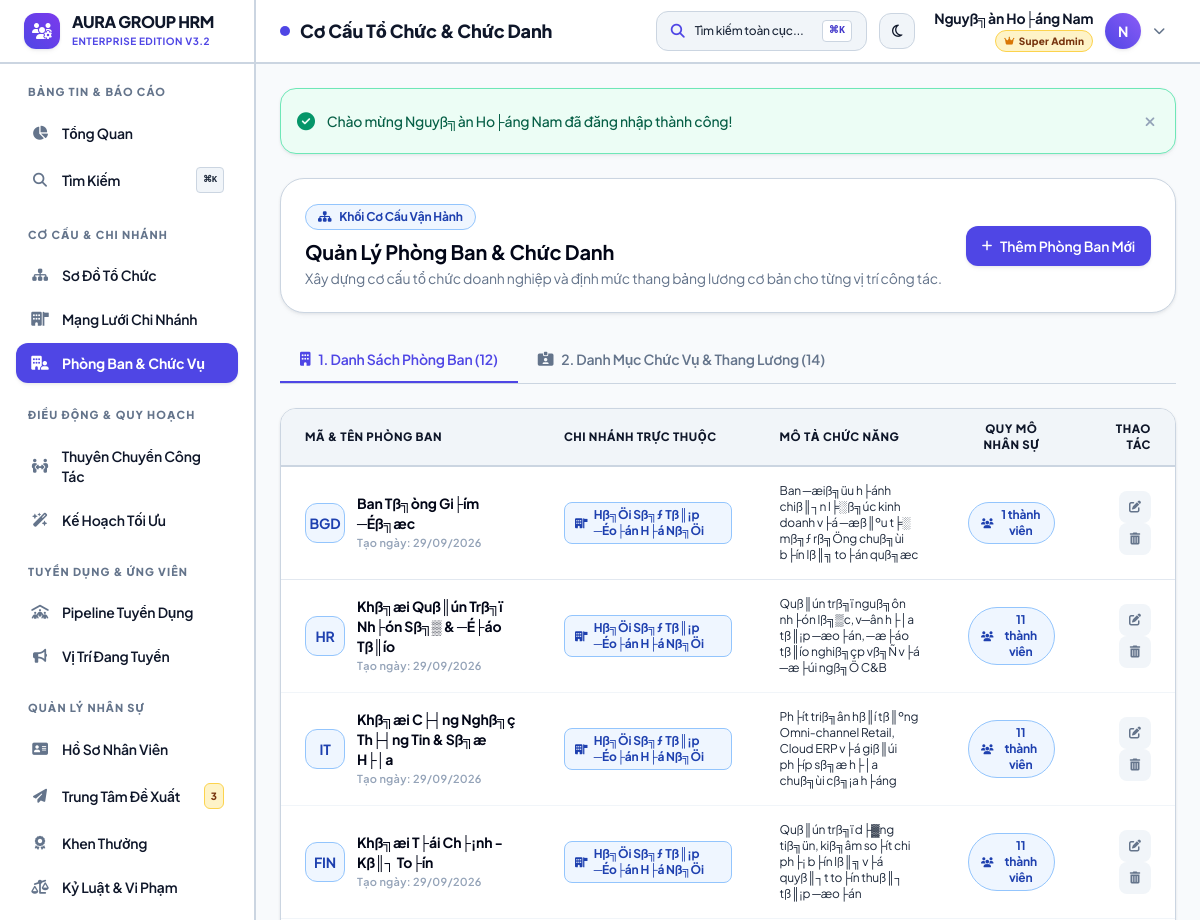
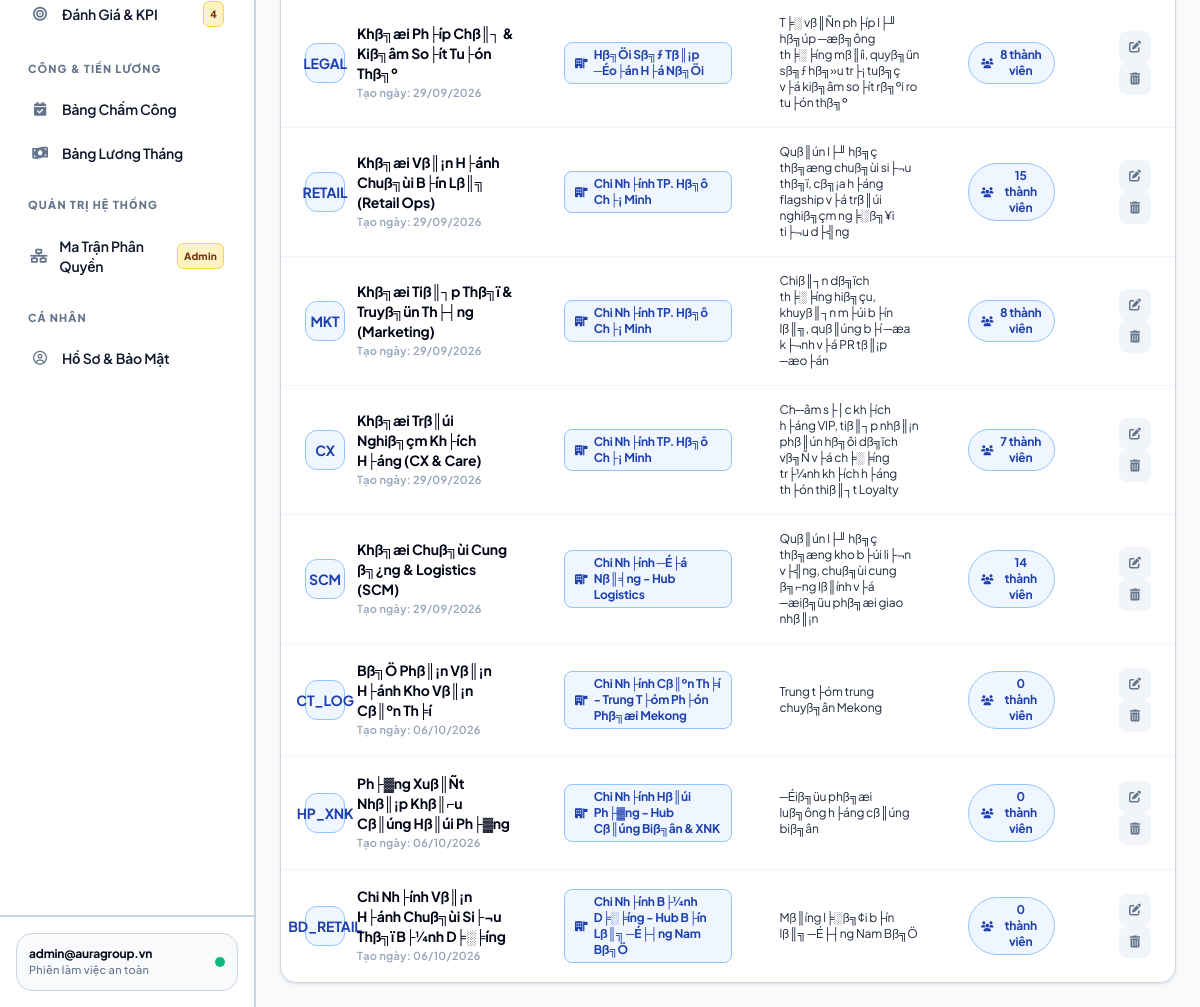
Page /modules/departments/index.php (signed in) on the committed database (2 pictures, top to bottom).
### tables this page shows
CREATE TABLE `departments` (
  `id` int(11) NOT NULL AUTO_INCREMENT,
  `name` varchar(100) NOT NULL,
  `code` varchar(20) NOT NULL,
  `description` text DEFAULT NULL,
  `target_headcount` int(11) DEFAULT 10 COMMENT '─Éß╗ïnh bi├¬n nh├ón sß╗▒ ph├▓ng ban',
  `branch_id` int(11) DEFAULT 1,
  `parent_id` int(11) DEFAULT NULL,
  `manager_id` int(11) DEFAULT NULL,
  `created_at` timestamp NOT NULL DEFAULT current_timestamp(),
  PRIMARY KEY (`id`),
  UNIQUE KEY `code` (`code`)
);

CREATE TABLE `branches` (
  `id` int(11) NOT NULL AUTO_INCREMENT,
  `code` varchar(20) NOT NULL,
  `name` varchar(150) NOT NULL,
  `address` varchar(255) DEFAULT NULL,
  `phone` varchar(20) DEFAULT NULL,
  `email` varchar(100) DEFAULT NULL,
  `manager_id` int(11) DEFAULT NULL,
  `target_headcount` int(11) DEFAULT 50 COMMENT '─Éß╗ïnh bi├¬n nh├ón sß╗▒ mß╗Ñc ti├¬u',
  `is_headquarter` tinyint(1) DEFAULT 0 COMMENT '1: Trß╗Ñ sß╗ƒ ch├¡nh, 0: Chi nh├ính',
  `status` enum('active','inactive') DEFAULT 'active',
  `notes` text DEFAULT NULL,
  `created_at` timestamp NOT NULL DEFAULT current_timestamp(),
  PRIMARY KEY (`id`),
  UNIQUE KEY `code` (`code`)
);

### core/auth.php (called while the page is built, shortened)
<?php
require_once __DIR__ . '/helpers.php';
function is_superadmin() {
    return isset($_SESSION['user']) && (int)($_SESSION['user']['is_superadmin'] ?? 0) === 1;
}
function has_permission($module, $action) {
    if (is_superadmin()) {
        return true;
    }
    return false;
}

### modules/departments/index.php (the view, shortened to what this page needs)
<?php
require_once __DIR__ . '/../../core/auth.php';
$departments = $pdo->query("
    SELECT d.*, b.name AS branch_name, b.code AS branch_code, COUNT(e.id) AS total_employees
    FROM departments d
    LEFT JOIN branches b ON d.branch_id = b.id
    LEFT JOIN employees e ON d.id = e.department_id
    GROUP BY d.id
    ORDER BY d.branch_id ASC, d.id ASC
")->fetchAll();
$positions = $pdo->query("
    SELECT p.*, COUNT(e.id) AS total_employees
    FROM positions p
    LEFT JOIN employees e ON p.id = e.position_id
    GROUP BY p.id
    ORDER BY p.base_salary DESC
")->fetchAll();
$active_tab = $_GET['tab'] ?? 'departments';
require_once __DIR__ . '/../../includes/header.php';
?>
<div class="space-y-6">
    <div class="flex flex-col sm:flex-row sm:items-center justify-between gap-4 bg-white p-6 rounded-3xl border border-slate-200/80 shadow-sm">
        <div>
            <div class="inline-flex items-center gap-2 px-3 py-1 rounded-full text-xs font-semibold bg-sky-50 text-sky-700 mb-2">
                <i class="fa-solid fa-sitemap"></i> Khối Cơ Cấu Vận Hành
            </div>
            <h2 class="text-xl font-bold text-slate-800">Quản Lý Phòng Ban & Chức Danh</h2>
            <p class="text-sm text-slate-500 mt-0.5">Xây dựng cơ cấu tổ chức doanh nghiệp và định mức thang bảng lương cơ bản cho từng vị trí công tác.</p>
        </div>
        <div class="flex items-center gap-2">
            <?php if (has_permission('departments', 'create')): ?>
                <?php if ($active_tab === 'departments'): ?>
                    <button onclick="openCreateDeptModal()"
                            class="px-4 py-2.5 bg-indigo-600 hover:bg-indigo-700 text-white text-sm font-semibold rounded-xl shadow-sm transition flex items-center gap-2">
                        <i class="fa-solid fa-plus text-xs"></i>
                        <span>Thêm Phòng Ban Mới</span>
                    </button>
                <?php endif; ?>
            <?php endif; ?>
        </div>
    </div>
    <div class="flex border-b border-slate-200">
        <a href="?tab=departments"
           class="px-5 py-3 text-sm font-semibold border-b-2 flex items-center gap-2 transition <?= $active_tab === 'departments' ? 'border-indigo-600 text-indigo-600' : 'border-transparent text-slate-500 hover:text-slate-800' ?>">
            <i class="fa-solid fa-building"></i>
            <span>1. Danh Sách Phòng Ban (<?= count($departments) ?>)</span>
        </a>
        <a href="?tab=positions"
           class="px-5 py-3 text-sm font-semibold border-b-2 flex items-center gap-2 transition <?= $active_tab === 'positions' ? 'border-indigo-600 text-indigo-600' : 'border-transparent text-slate-500 hover:text-slate-800' ?>">
            <i class="fa-solid fa-id-card-clip"></i>
            <span>2. Danh Mục Chức Vụ & Thang Lương (<?= count($positions) ?>)</span>
        </a>
    </div>
    <?php if ($active_tab === 'departments'): ?>
        <div class="bg-white rounded-2xl border border-slate-200 shadow-sm overflow-hidden">
            <div class="overflow-x-auto">
                <table class="w-full text-left text-sm">
                    <thead>
                        <tr class="border-b border-slate-200 bg-slate-50 text-slate-600 text-xs uppercase tracking-wider font-semibold">
                            <th class="py-3.5 px-6">Mã & Tên Phòng Ban</th>
                            <th class="py-3.5 px-6">Chi Nhánh Trực Thuộc</th>
                            <th class="py-3.5 px-6">Mô Tả Chức Năng</th>
                            <th class="py-3.5 px-6 text-center">Quy Mô Nhân Sự</th>
                            <th class="py-3.5 px-6 text-right">Thao Tác</th>
                        </tr>
                    </thead>
                    <tbody class="divide-y divide-slate-100">
                        <?php foreach ($departments as $d): ?>
                            <tr class="hover:bg-slate-50/80 transition">
                                <td class="py-4 px-6">
                                    <div class="flex items-center gap-3">
                                        <div class="w-10 h-10 rounded-xl bg-sky-50 text-sky-600 flex items-center justify-center font-bold text-sm border border-sky-100 flex-shrink-0">
                                            <?= e($d['code']) ?>
                                        </div>
                                        <div>
                                            <div class="font-bold text-slate-800 text-sm"><?= e($d['name']) ?></div>
                                            <div class="text-[11px] text-slate-400">Tạo ngày: <?= format_date($d['created_at']) ?></div>
                                        </div>
                                    </div>
                                </td>
                                <td class="py-4 px-6 text-xs">
                                    <span class="inline-flex items-center gap-1.5 px-2.5 py-1 rounded-lg bg-indigo-50 text-indigo-700 font-semibold border border-indigo-100">
                                        <i class="fa-solid fa-building-flag text-[10px]"></i>
                                        <span><?= e($d['branch_name'] ?? 'Trụ sở chính') ?></span>
                                    </span>
                                </td>
                                <td class="py-4 px-6 text-slate-600 text-xs max-w-md">
                                    <?= e($d['description'] ?: 'Không có mô tả') ?>
                                </td>
                                <td class="py-4 px-6 text-center">
                                    <a href="<?= base_url('modules/employees/index.php?department_id=' . $d['id']) ?>"
                                       class="inline-flex items-center gap-1.5 px-3 py-1 rounded-full text-xs font-semibold bg-indigo-50 text-indigo-700 hover:bg-indigo-100 transition">
                                        <i class="fa-solid fa-users text-[10px]"></i>
                                        <span><?= $d['total_employees'] ?> thành viên</span>
                                    </a>
                                </td>
                                <td class="py-4 px-6 text-right space-x-2">
                                    <?php if (has_permission('departments', 'edit')): ?>
                                        <button onclick='openEditDeptModal(<?= json_encode($d) ?>)'
                                                class="w-8 h-8 rounded-lg bg-slate-100 hover:bg-amber-50 hover:text-amber-600 text-slate-500 inline-flex items-center justify-center transition"
                                                title="Chỉnh sửa">
                                            <i class="fa-solid fa-pen-to-square text-xs"></i>
                                        </button>
                                    <?php endif; ?>
                                    <?php if (has_permission('departments', 'delete')): ?>
                                        <button onclick="confirmDeleteDept(<?= $d['id'] ?>, '<?= e($d['name']) ?>')"
                                                class="w-8 h-8 rounded-lg bg-slate-100 hover:bg-rose-50 hover:text-rose-600 text-slate-500 inline-flex items-center justify-center transition"
                                                title="Xóa">
                                            <i class="fa-solid fa-trash-can text-xs"></i>
                                        </button>
                                    <?php endif; ?>
                                </td>
                            </tr>
                        <?php endforeach; ?>
                    </tbody>
                </table>
            </div>
        </div>
    <?php endif; ?>
</div>
<?php require_once __DIR__ . '/../../includes/footer.php'; ?>

### rows in the picture
departments: code "BGD", name "Ban Tß╗òng Gi├ím ─Éß╗æc", created_at "29/09/2026", branch.name "Hß╗Öi Sß╗ƒ Tß║¡p ─Éo├án H├á Nß╗Öi", description "Ban ─æiß╗üu h├ánh chiß║┐n l╞░ß╗úc kinh doanh v├á ─æß║ºu t╞░ mß╗ƒ rß╗Öng chuß╗ùi b├ín lß║╗ to├án quß╗æc", total_employees "1"
departments: code "HR", name "Khß╗æi Quß║ún Trß╗ï Nh├ón Sß╗▒ & ─É├áo Tß║ío", created_at "29/09/2026", branch.name "Hß╗Öi Sß╗ƒ Tß║¡p ─Éo├án H├á Nß╗Öi", description "Quß║ún trß╗ï nguß╗ôn nh├ón lß╗▒c, v─ân h├│a tß║¡p ─æo├án, ─æ├áo tß║ío nghiß╗çp vß╗Ñ v├á ─æ├úi ngß╗Ö C&B", total_employees "11"
departments: code "IT", name "Khß╗æi C├┤ng Nghß╗ç Th├┤ng Tin & Sß╗æ H├│a", created_at "29/09/2026", branch.name "Hß╗Öi Sß╗ƒ Tß║¡p ─Éo├án H├á Nß╗Öi", description "Ph├ít triß╗ân hß║í tß║ºng Omni-channel Retail, Cloud ERP v├á giß║úi ph├íp sß╗æ h├│a chuß╗ùi cß╗¡a h├áng", total_employees "11"
departments: code "FIN", name "Khß╗æi T├ái Ch├¡nh - Kß║┐ To├ín", created_at "29/09/2026", branch.name "Hß╗Öi Sß╗ƒ Tß║¡p ─Éo├án H├á Nß╗Öi", description "Quß║ún trß╗ï d├▓ng tiß╗ün, kiß╗âm so├ít chi ph├¡ b├ín lß║╗ v├á quyß║┐t to├ín thuß║┐ tß║¡p ─æo├án", total_employees "11"
departments: code "LEGAL", name "Khß╗æi Ph├íp Chß║┐ & Kiß╗âm So├ít Tu├ón Thß╗º", created_at "29/09/2026", branch.name "Hß╗Öi Sß╗ƒ Tß║¡p ─Éo├án H├á Nß╗Öi", description "T╞░ vß║Ñn ph├íp l├╜ hß╗úp ─æß╗ông th╞░╞íng mß║íi, quyß╗ün sß╗ƒ hß╗»u tr├¡ tuß╗ç v├á kiß╗âm so├ít rß╗ºi ro tu├ón thß╗º", total_employees "8"
departments: code "RETAIL", name "Khß╗æi Vß║¡n H├ánh Chuß╗ùi B├ín Lß║╗ (Retail Ops)", created_at "29/09/2026", branch.name "Chi Nh├ính TP. Hß╗ô Ch├¡ Minh", description "Quß║ún l├╜ hß╗ç thß╗æng chuß╗ùi si├¬u thß╗ï, cß╗¡a h├áng flagship v├á trß║úi nghiß╗çm ng╞░ß╗¥i ti├¬u d├╣ng", total_employees "15"
departments: code "MKT", name "Khß╗æi Tiß║┐p Thß╗ï & Truyß╗ün Th├┤ng (Marketing)", created_at "29/09/2026", branch.name "Chi Nh├ính TP. Hß╗ô Ch├¡ Minh", description "Chiß║┐n dß╗ïch th╞░╞íng hiß╗çu, khuyß║┐n m├úi b├ín lß║╗, quß║úng b├í ─æa k├¬nh v├á PR tß║¡p ─æo├án", total_employees "8"
departments: code "CX", name "Khß╗æi Trß║úi Nghiß╗çm Kh├ích H├áng (CX & Care)", created_at "29/09/2026", branch.name "Chi Nh├ính TP. Hß╗ô Ch├¡ Minh", description "Ch─âm s├│c kh├ích h├áng VIP, tiß║┐p nhß║¡n phß║ún hß╗ôi dß╗ïch vß╗Ñ v├á ch╞░╞íng tr├¼nh kh├ích h├áng th├ón thiß║┐t Loyalty", total_employees "7"
departments: code "SCM", name "Khß╗æi Chuß╗ùi Cung ß╗¿ng & Logistics (SCM)", created_at "29/09/2026", branch.name "Chi Nh├ính ─É├á Nß║╡ng - Hub Logistics", description "Quß║ún l├╜ hß╗ç thß╗æng kho b├úi li├¬n v├╣ng, chuß╗ùi cung ß╗⌐ng lß║ính v├á ─æiß╗üu phß╗æi giao nhß║¡n", total_employees "14"
departments: code "CT_LOG", name "Bß╗Ö Phß║¡n Vß║¡n H├ánh Kho Vß║¡n Cß║ºn Th╞í", created_at "06/10/2026", branch.name "Chi Nh├ính Cß║ºn Th╞í - Trung T├óm Ph├ón Phß╗æi Mekong", description "Trung t├óm trung chuyß╗ân Mekong", total_employees "0"
departments: code "HP_XNK", name "Ph├▓ng Xuß║Ñt Nhß║¡p Khß║⌐u Cß║úng Hß║úi Ph├▓ng", created_at "06/10/2026", branch.name "Chi Nh├ính Hß║úi Ph├▓ng - Hub Cß║úng Biß╗ân & XNK", description "─Éiß╗üu phß╗æi luß╗ông h├áng cß║úng biß╗ân", total_employees "0"
departments: code "BD_RETAIL", name "Chi Nh├ính Vß║¡n H├ánh Chuß╗ùi Si├¬u Thß╗ï B├¼nh D╞░╞íng", created_at "06/10/2026", branch.name "Chi Nh├ính B├¼nh D╞░╞íng - Hub B├ín Lß║╗ ─É├┤ng Nam Bß╗Ö", description "Mß║íng l╞░ß╗¢i b├ín lß║╗ ─É├┤ng Nam Bß╗Ö", total_employees "0"

### other values in the picture
$pending_proposals_count "3"
$pending_evals_count "4"
$_SESSION['user']['username'] "admin@auragroup.vn"
$page_title "Cơ Cấu Tổ Chức & Chức Danh"
$user['fullname'] "Nguyß╗àn Ho├áng Nam"
$first_letter "N"
$flash['message'] "Chào mừng Nguyß╗àn Ho├áng Nam đã đăng nhập thành công!"
count($departments) "12"
count($positions) "14"
